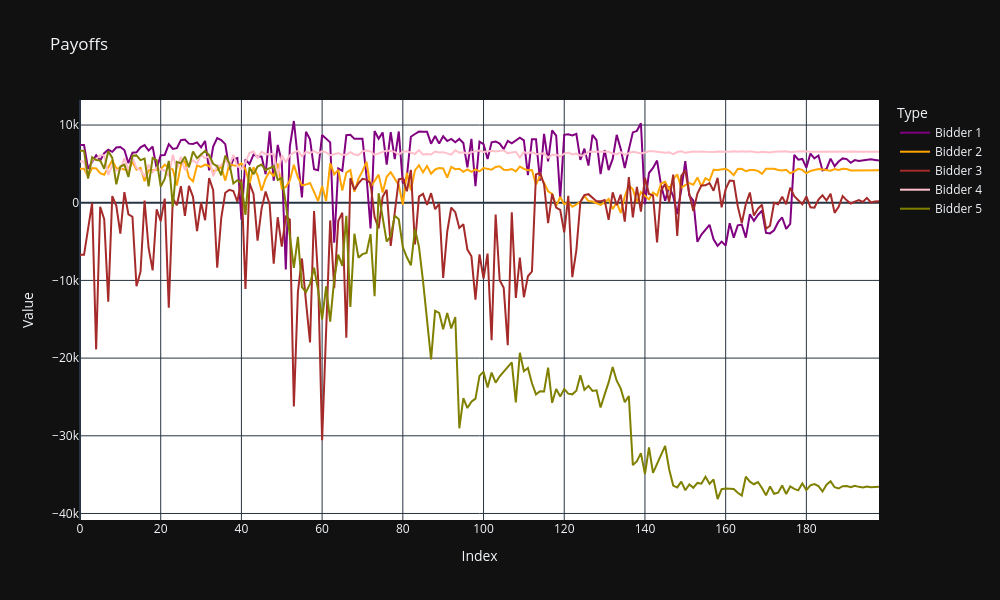

This figure's notebook cell:
### Code cell
### Payoffs

fig = go.Figure()

for bidder in range(1, n):
    fig.add_trace(go.Scatter(
        #x=bid_data['index'],
        y=df_payoffs[f'bidder_{bidder}'],
        mode='lines',
        name=f'Bidder {bidder}',
        line=dict(width=2, color=bidder_colors[bidder])  # Adjust line width if necessary
    ))

# Update layout
fig.update_layout(
    title='Payoffs',
    width=width,
    height=height,
    plot_bgcolor=background,
    xaxis_title='Index',
    yaxis_title='Value',
    legend_title='Type'
)

# Show the plot
fig.show()

### Figure 1 — Plotly figure (JSON) as saved in the notebook; plotly's stock layout.template omitted (floating-point values rounded to 4 significant figures; data arrays with more than 128 entries replaced by an {"elided": "..."} marker saying what was removed)
{"data": [{"line": {"color": "purple", "width": 2}, "mode": "lines", "name": "Bidder 1", "y": {"elided": "199 float values"}, "type": "scatter"}, {"line": {"color": "orange", "width": 2}, "mode": "lines", "name": "Bidder 2", "y": {"elided": "199 float values"}, "type": "scatter"}, {"line": {"color": "brown", "width": 2}, "mode": "lines", "name": "Bidder 3", "y": {"elided": "199 float values"}, "type": "scatter"}, {"line": {"color": "pink", "width": 2}, "mode": "lines", "name": "Bidder 4", "y": {"elided": "199 float values"}, "type": "scatter"}, {"line": {"color": "olive", "width": 2}, "mode": "lines", "name": "Bidder 5", "y": {"elided": "199 float values"}, "type": "scatter"}], "layout": {"title": {"text": "Payoffs"}, "width": 1000, "height": 600, "plot_bgcolor": "white", "xaxis": {"title": {"text": "Index"}}, "yaxis": {"title": {"text": "Value"}}, "legend": {"title": {"text": "Type"}}}}
